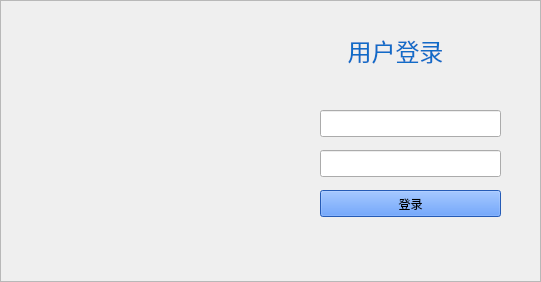
<?xml version="1.0" encoding="UTF-8"?>
<ui version="4.0">
 <class>LoginWindow</class>
 <widget class="QWidget" name="LoginWindow">
  <property name="geometry">
   <rect>
    <x>0</x>
    <y>0</y>
    <width>541</width>
    <height>282</height>
   </rect>
  </property>
  <property name="sizePolicy">
   <sizepolicy hsizetype="Preferred" vsizetype="Preferred">
    <horstretch>0</horstretch>
    <verstretch>0</verstretch>
   </sizepolicy>
  </property>
  <property name="minimumSize">
   <size>
    <width>1</width>
    <height>1</height>
   </size>
  </property>
  <property name="windowTitle">
   <string>Form</string>
  </property>
  <property name="styleSheet">
   <string notr="true"/>
  </property>
  <layout class="QGridLayout" name="gridLayout">
   <property name="margin">
    <number>0</number>
   </property>
   <item row="0" column="0">
    <widget class="QFrame" name="frame_LoginWindow">
     <property name="frameShape">
      <enum>QFrame::StyledPanel</enum>
     </property>
     <property name="frameShadow">
      <enum>QFrame::Raised</enum>
     </property>
     <widget class="QLabel" name="label_logo">
      <property name="geometry">
       <rect>
        <x>50</x>
        <y>70</y>
        <width>181</width>
        <height>126</height>
       </rect>
      </property>
      <property name="sizePolicy">
       <sizepolicy hsizetype="Expanding" vsizetype="Expanding">
        <horstretch>0</horstretch>
        <verstretch>0</verstretch>
       </sizepolicy>
      </property>
      <property name="styleSheet">
       <string notr="true"/>
      </property>
      <property name="text">
       <string/>
      </property>
     </widget>
     <widget class="QPushButton" name="pushButton_Login">
      <property name="geometry">
       <rect>
        <x>320</x>
        <y>190</y>
        <width>181</width>
        <height>27</height>
       </rect>
      </property>
      <property name="focusPolicy">
       <enum>Qt::NoFocus</enum>
      </property>
      <property name="styleSheet">
       <string notr="true">background: rgb(52, 128, 255);</string>
      </property>
      <property name="text">
       <string>登录</string>
      </property>
     </widget>
     <widget class="QLabel" name="label">
      <property name="geometry">
       <rect>
        <x>270</x>
        <y>20</y>
        <width>251</width>
        <height>61</height>
       </rect>
      </property>
      <property name="font">
       <font>
        <pointsize>18</pointsize>
       </font>
      </property>
      <property name="styleSheet">
       <string notr="true">color: rgb(16, 108, 200);</string>
      </property>
      <property name="text">
       <string>用户登录</string>
      </property>
      <property name="alignment">
       <set>Qt::AlignCenter</set>
      </property>
     </widget>
     <widget class="QLineEdit" name="lineEdit_UserName">
      <property name="geometry">
       <rect>
        <x>320</x>
        <y>110</y>
        <width>181</width>
        <height>27</height>
       </rect>
      </property>
     </widget>
     <widget class="QLineEdit" name="lineEdit_PassWord">
      <property name="geometry">
       <rect>
        <x>320</x>
        <y>150</y>
        <width>181</width>
        <height>27</height>
       </rect>
      </property>
     </widget>
     <widget class="QLabel" name="label_remind">
      <property name="geometry">
       <rect>
        <x>320</x>
        <y>240</y>
        <width>181</width>
        <height>21</height>
       </rect>
      </property>
      <property name="font">
       <font>
        <pointsize>-1</pointsize>
       </font>
      </property>
      <property name="styleSheet">
       <string notr="true">color: rgb(255, 0, 0);
font-size: 15px;</string>
      </property>
      <property name="text">
       <string/>
      </property>
     </widget>
    </widget>
   </item>
  </layout>
 </widget>
 <resources/>
 <connections/>
</ui>
